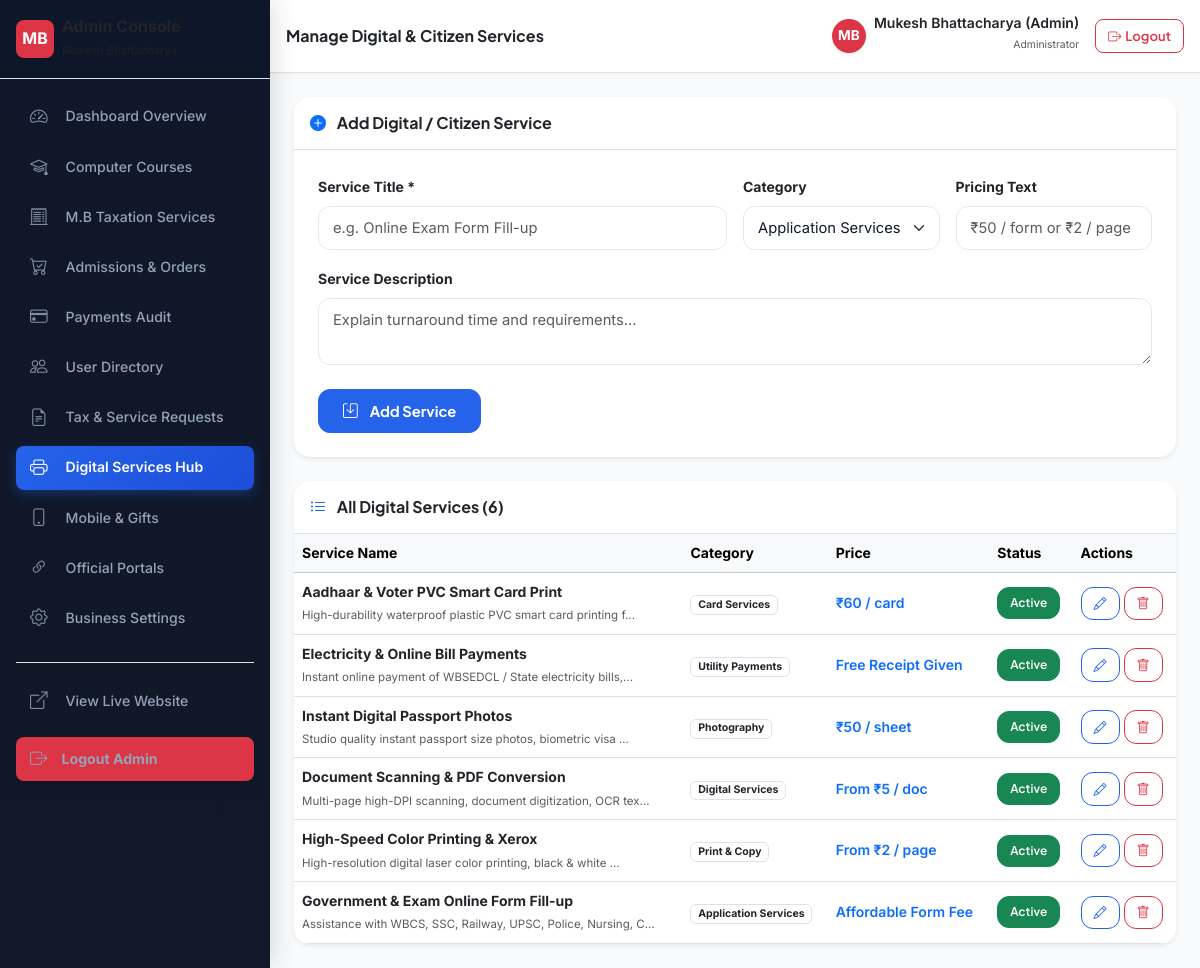
The app's page /admin/digital-services.php (signed in) with its own data.
### tables this page shows
CREATE TABLE `users` (
  `id` INT UNSIGNED NOT NULL AUTO_INCREMENT,
  `user_code` VARCHAR(50) NOT NULL UNIQUE,
  `name` VARCHAR(120) NOT NULL,
  `email` VARCHAR(150) NOT NULL UNIQUE,
  `mobile` VARCHAR(20) NOT NULL UNIQUE,
  `password_hash` VARCHAR(255) NOT NULL,
  `address` TEXT NULL,
  `role` ENUM('user', 'admin') NOT NULL DEFAULT 'user',
  `status` ENUM('active', 'inactive', 'suspended') NOT NULL DEFAULT 'active',
  `created_at` DATETIME NOT NULL DEFAULT CURRENT_TIMESTAMP,
  `updated_at` DATETIME NOT NULL DEFAULT CURRENT_TIMESTAMP ON UPDATE CURRENT_TIMESTAMP,
  PRIMARY KEY (`id`),
  INDEX `idx_users_email` (`email`),
  INDEX `idx_users_mobile` (`mobile`),
  INDEX `idx_users_role` (`role`),
  INDEX `idx_users_status` (`status`)
);

CREATE TABLE `digital_services` (
  `id` INT UNSIGNED NOT NULL AUTO_INCREMENT,
  `slug` VARCHAR(100) NOT NULL UNIQUE,
  `title` VARCHAR(150) NOT NULL,
  `category` VARCHAR(80) NOT NULL DEFAULT 'Online Form & Citizen Services',
  `description` TEXT NOT NULL,
  `icon` VARCHAR(80) NOT NULL DEFAULT 'bi-printer-fill',
  `accent_class` VARCHAR(50) NOT NULL DEFAULT 'accent-digital',
  `price_text` VARCHAR(100) NOT NULL DEFAULT 'Nominal Service Charge',
  `display_order` INT NOT NULL DEFAULT 1,
  `status` ENUM('active', 'inactive') NOT NULL DEFAULT 'active',
  `created_at` DATETIME NOT NULL DEFAULT CURRENT_TIMESTAMP,
  `updated_at` DATETIME NOT NULL DEFAULT CURRENT_TIMESTAMP ON UPDATE CURRENT_TIMESTAMP,
  PRIMARY KEY (`id`),
  INDEX `idx_digital_services_status` (`status`)
);

### includes/Auth.php (called while the page is built, shortened)
<?php
require_once __DIR__ . '/../config/db.php';
function csrf_token(): string {
    return $_SESSION['csrf_token'];
}
function is_logged_in(): bool {
    return !empty($_SESSION['user_id']) && !empty($_SESSION['role']);
}
function current_user(): ?array {
    global $conn;
    $stmt = $conn->prepare("SELECT id, user_code, name, email, mobile, address, role, status, created_at FROM users WHERE id = :id LIMIT 1");
    $stmt->execute([':id' => (int)$_SESSION['user_id']]);
    return $stmt->fetch() ?: null;
}

### admin/digital-services.php (the view, shortened to what this page needs)
<?php
require_once dirname(__DIR__) . '/config/db.php';
require_once dirname(__DIR__) . '/includes/auth.php';
$page_title = "Manage Digital & Citizen Services";
$edit_service = null;
$page = isset($_GET['page']) ? max(1, (int)$_GET['page']) : 1;
$per_page = 10;
$where_clauses = ["1=1"];
$params = [];
$where_sql = implode(" AND ", $where_clauses);
$count_stmt = $conn->prepare("SELECT COUNT(*) FROM digital_services WHERE $where_sql");
$count_stmt->execute($params);
$total_rows = (int)$count_stmt->fetchColumn();
$offset = ($page - 1) * $per_page;
$sql = "SELECT * FROM digital_services WHERE $where_sql ORDER BY id DESC LIMIT :limit OFFSET :offset";
$stmt = $conn->prepare($sql);
$stmt->bindValue(':limit', $per_page, PDO::PARAM_INT);
$stmt->bindValue(':offset', $offset, PDO::PARAM_INT);
$stmt->execute();
$services = $stmt->fetchAll();
include __DIR__ . '/includes/header.php';
?>
<div class="card border-0 shadow-sm rounded-4 overflow-hidden mb-4" style="background: var(--card-bg, #ffffff);">
  <div class="card-header bg-transparent border-bottom p-3 d-flex justify-content-between align-items-center">
    <h6 class="fw-bold text-dark mb-0">
      <i class="bi <?php echo $edit_service ? 'bi-pencil-square text-warning' : 'bi-plus-circle-fill text-primary'; ?> me-2"></i>
      <?php echo $edit_service ? 'Edit Service' : 'Add Digital / Citizen Service'; ?>
    </h6>
  </div>
  <div class="card-body p-4">
    <form method="POST" action="digital-services.php">
      <div class="row g-3 mb-3">
        <div class="col-md-6">
          <label class="form-label small fw-bold text-dark">Service Title *</label>
          <input type="text" name="title" class="form-control" placeholder="e.g. Online Exam Form Fill-up" value="<?php echo htmlspecialchars($edit_service['title'] ?? ''); ?>" required maxlength="120">
        </div>
        <div class="col-md-3">
          <label class="form-label small fw-bold text-dark">Category</label>
          <select name="category" class="form-select">
            <option value="Application Services" <?php echo (($edit_service['category'] ?? '') === 'Application Services') ? 'selected' : ''; ?>>Application Services</option>
          </select>
        </div>
        <div class="col-md-3">
          <label class="form-label small fw-bold text-dark">Pricing Text</label>
          <input type="text" name="price_text" class="form-control" placeholder="₹50 / form or ₹2 / page" value="<?php echo htmlspecialchars($edit_service['price_text'] ?? ''); ?>" maxlength="50">
        </div>
      </div>
      <div class="mb-4">
        <label class="form-label small fw-bold text-dark">Service Description</label>
        <textarea name="description" class="form-control" rows="2" placeholder="Explain turnaround time and requirements..." maxlength="500"><?php echo htmlspecialchars($edit_service['description'] ?? ''); ?></textarea>
      </div>
      <button type="submit" class="btn btn-primary fw-bold px-4">
        <i class="bi bi-save me-1"></i> <?php echo $edit_service ? 'Update Service' : 'Add Service'; ?>
      </button>
    </form>
  </div>
</div>
<div class="card border-0 shadow-sm rounded-4 overflow-hidden" style="background: var(--card-bg, #ffffff);">
  <div class="card-header bg-transparent border-bottom p-3">
    <h6 class="fw-bold text-dark mb-0"><i class="bi bi-list-ul text-primary me-2"></i> All Digital Services (<?php echo $total_rows; ?>)</h6>
  </div>
  <div class="card-body p-0">
    <div class="table-responsive">
      <table class="table table-hover align-middle mb-0 small">
        <thead class="table-light">
          <tr>
            <th>Service Name</th>
            <th>Category</th>
            <th>Price</th>
            <th>Status</th>
            <th>Actions</th>
          </tr>
        </thead>
        <tbody>
          <?php if (!empty($services)): ?>
            <?php foreach ($services as $s): ?>
              <tr>
                <td>
                  <strong class="d-block text-dark"><?php echo htmlspecialchars($s['title']); ?></strong>
                  <span class="text-muted" style="font-size: 0.72rem;"><?php echo htmlspecialchars(substr($s['description'] ?? '', 0, 60)); ?>...</span>
                </td>
                <td><span class="badge bg-subtle text-dark border"><?php echo htmlspecialchars($s['category']); ?></span></td>
                <td class="fw-semibold text-primary"><?php echo htmlspecialchars($s['price_text']); ?></td>
                <td>
                  <a href="digital-services.php?action=toggle&id=<?php echo $s['id']; ?>&token=<?php echo csrf_token(); ?>" class="btn btn-sm <?php echo ($s['status'] === 'active') ? 'btn-success' : 'btn-secondary'; ?>" style="font-size: 0.75rem;">
                    <?php echo ucfirst($s['status']); ?>
                  </a>
                </td>
                <td>
                  <div class="d-flex gap-1">
                    <a href="digital-services.php?edit_id=<?php echo $s['id']; ?>" class="btn btn-sm btn-outline-primary" title="Edit"><i class="bi bi-pencil"></i></a>
                    <a href="digital-services.php?action=delete&id=<?php echo $s['id']; ?>&token=<?php echo csrf_token(); ?>" class="btn btn-sm btn-outline-danger" onclick="return confirm('Delete this digital service?');" title="Delete"><i class="bi bi-trash"></i></a>
                  </div>
                </td>
              </tr>
            <?php endforeach; ?>
          <?php else: ?>
            <tr><td colspan="5" class="text-center py-4 text-muted">No services found.</td></tr>
          <?php endif; ?>
        </tbody>
      </table>
    </div>
  </div>
</div>
<?php include __DIR__ . '/includes/footer.php'; ?>

### admin/includes/header.php (shortened to what this page needs)
<?php
require_once dirname(__DIR__, 2) . '/config/db.php';
require_once dirname(__DIR__, 2) . '/includes/auth.php';
$logged_admin = current_user();
$current_page = basename($_SERVER['PHP_SELF']);
?>
<!DOCTYPE html>
<html lang="en" data-bs-theme="light">
<head>
  <link href="https://cdn.jsdelivr.net/npm/bootstrap@5.3.3/dist/css/bootstrap.min.css" rel="stylesheet">
  <link href="https://cdn.jsdelivr.net/npm/bootstrap-icons@1.11.3/font/bootstrap-icons.min.css" rel="stylesheet">
  <link href="../assets/css/style.css" rel="stylesheet">
  <link href="../assets/css/admin.css" rel="stylesheet">
</head>
<body class="bg-body-tertiary">
  <div class="admin-wrapper">
    <aside class="admin-sidebar" id="adminSidebar">
      <div class="admin-sidebar-header d-flex align-items-center justify-content-between p-3 border-bottom">
        <a href="index.php" class="d-flex align-items-center gap-2 text-decoration-none text-dark">
          <div class="rounded-3 bg-danger text-white d-flex align-items-center justify-content-center fw-bold shadow-sm" style="width: 38px; height: 38px;">
            MB
          </div>
          <div>
            <span class="fw-bold d-block fs-6 text-dark lh-sm">Admin Console</span>
            <span class="text-muted" style="font-size: 0.70rem;">Mukesh Bhattacharya</span>
          </div>
        </a>
      </div>
      <div class="p-3" style="overflow-y: auto; flex: 1;">
        <ul class="nav flex-column gap-1">
          <li class="nav-item">
            <a href="index.php" class="nav-link rounded-3 <?php echo ($current_page == 'index.php') ? 'active bg-primary text-white' : 'text-dark'; ?>">
              <i class="bi bi-speedometer2 me-2"></i> Dashboard Overview
            </a>
          </li>
          <li class="nav-item">
            <a href="courses.php" class="nav-link rounded-3 <?php echo ($current_page == 'courses.php') ? 'active bg-primary text-white' : 'text-dark'; ?>">
              <i class="bi bi-mortarboard me-2"></i> Computer Courses
            </a>
          </li>
          <li class="nav-item">
            <a href="tax-services.php" class="nav-link rounded-3 <?php echo ($current_page == 'tax-services.php') ? 'active bg-primary text-white' : 'text-dark'; ?>">
              <i class="bi bi-receipt-cutoff me-2"></i> M.B Taxation Services
            </a>
          </li>
          <li class="nav-item">
            <a href="orders.php" class="nav-link rounded-3 <?php echo ($current_page == 'orders.php') ? 'active bg-primary text-white' : 'text-dark'; ?>">
              <i class="bi bi-cart-check me-2"></i> Admissions & Orders
            </a>
          </li>
          <li class="nav-item">
            <a href="payments.php" class="nav-link rounded-3 <?php echo ($current_page == 'payments.php') ? 'active bg-primary text-white' : 'text-dark'; ?>">
              <i class="bi bi-credit-card me-2"></i> Payments Audit
            </a>
          </li>
          <li class="nav-item">
            <a href="users.php" class="nav-link rounded-3 <?php echo ($current_page == 'users.php') ? 'active bg-primary text-white' : 'text-dark'; ?>">
              <i class="bi bi-people me-2"></i> User Directory
            </a>
          </li>
          <li class="nav-item">
            <a href="tax-requests.php" class="nav-link rounded-3 <?php echo ($current_page == 'tax-requests.php') ? 'active bg-primary text-white' : 'text-dark'; ?>">
              <i class="bi bi-file-earmark-text me-2"></i> Tax & Service Requests
            </a>
          </li>
          <li class="nav-item">
            <a href="digital-services.php" class="nav-link rounded-3 <?php echo ($current_page == 'digital-services.php') ? 'active bg-primary text-white' : 'text-dark'; ?>">
              <i class="bi bi-printer me-2"></i> Digital Services Hub
            </a>
          </li>
          <li class="nav-item">
            <a href="products.php" class="nav-link rounded-3 <?php echo ($current_page == 'products.php') ? 'active bg-primary text-white' : 'text-dark'; ?>">
              <i class="bi bi-phone me-2"></i> Mobile & Gifts
            </a>
          </li>
          <li class="nav-item">
            <a href="links.php" class="nav-link rounded-3 <?php echo ($current_page == 'links.php') ? 'active bg-primary text-white' : 'text-dark'; ?>">
              <i class="bi bi-link-45deg me-2"></i> Official Portals
            </a>
          </li>
          <li class="nav-item">
            <a href="settings.php" class="nav-link rounded-3 <?php echo ($current_page == 'settings.php') ? 'active bg-primary text-white' : 'text-dark'; ?>">
              <i class="bi bi-gear me-2"></i> Business Settings
            </a>
          </li>
          <li class="nav-item mt-3 pt-3 border-top">
            <a href="../index.php" class="nav-link text-muted" target="_blank">
              <i class="bi bi-box-arrow-up-right me-2"></i> View Live Website
            </a>
          </li>
          <li class="nav-item mt-2">
            <a href="../logout.php" class="nav-link text-white bg-danger rounded-3 fw-bold text-center py-2 shadow-sm">
              <i class="bi bi-box-arrow-right me-1"></i> Logout Admin
            </a>
          </li>
        </ul>
      </div>
    </aside>
    <div class="admin-main">
      <header class="admin-topbar d-flex align-items-center justify-content-between p-3 border-bottom" style="background: var(--card-bg, #ffffff);">
        <div class="d-flex align-items-center gap-3">
          <h5 class="fw-bold text-dark mb-0 fs-6 fs-md-5"><?php echo isset($page_title) ? htmlspecialchars($page_title) : "Dashboard"; ?></h5>
        </div>
        <div class="d-flex align-items-center gap-3">
          <div class="d-flex align-items-center gap-2">
            <div class="rounded-circle bg-danger text-white d-flex align-items-center justify-content-center fw-bold shadow-sm" style="width: 34px; height: 34px; font-size: 0.85rem;">
              MB
            </div>
            <div class="d-none d-sm-block text-end">
              <span class="fw-semibold small text-dark d-block lh-1"><?php echo htmlspecialchars($logged_admin['name']); ?></span>
              <span class="text-muted" style="font-size: 0.65rem;">Administrator</span>
            </div>
          </div>
          <a href="../logout.php" class="btn btn-outline-danger btn-sm rounded-3 d-none d-sm-inline-flex align-items-center gap-1" title="Sign Out">
            <i class="bi bi-box-arrow-right"></i> <span class="d-none d-md-inline">Logout</span>
          </a>
        </div>
      </header>
      <div class="admin-content p-3 p-md-4">

### records on screen
users: name "Mukesh Bhattacharya (Admin)"
digital_services: title "Aadhaar & Voter PVC Smart Card Print", description "High-durability waterproof plastic PVC smart card printing f", category "Card Services", price_text "₹60 / card", status "Active"
digital_services: title "Electricity & Online Bill Payments", description "Instant online payment of WBSEDCL / State electricity bills,", category "Utility Payments", price_text "Free Receipt Given", status "Active"
digital_services: title "Instant Digital Passport Photos", description "Studio quality instant passport size photos, biometric visa", category "Photography", price_text "₹50 / sheet", status "Active"
digital_services: title "Document Scanning & PDF Conversion", description "Multi-page high-DPI scanning, document digitization, OCR tex", category "Digital Services", price_text "From ₹5 / doc", status "Active"
digital_services: title "High-Speed Color Printing & Xerox", description "High-resolution digital laser color printing, black & white", category "Print & Copy", price_text "From ₹2 / page", status "Active"
digital_services: title "Government & Exam Online Form Fill-up", description "Assistance with WBCS, SSC, Railway, UPSC, Police, Nursing, C", category "Application Services", price_text "Affordable Form Fee", status "Active"

### other values on screen
$page_title "Manage Digital & Citizen Services"
$total_rows "6"
